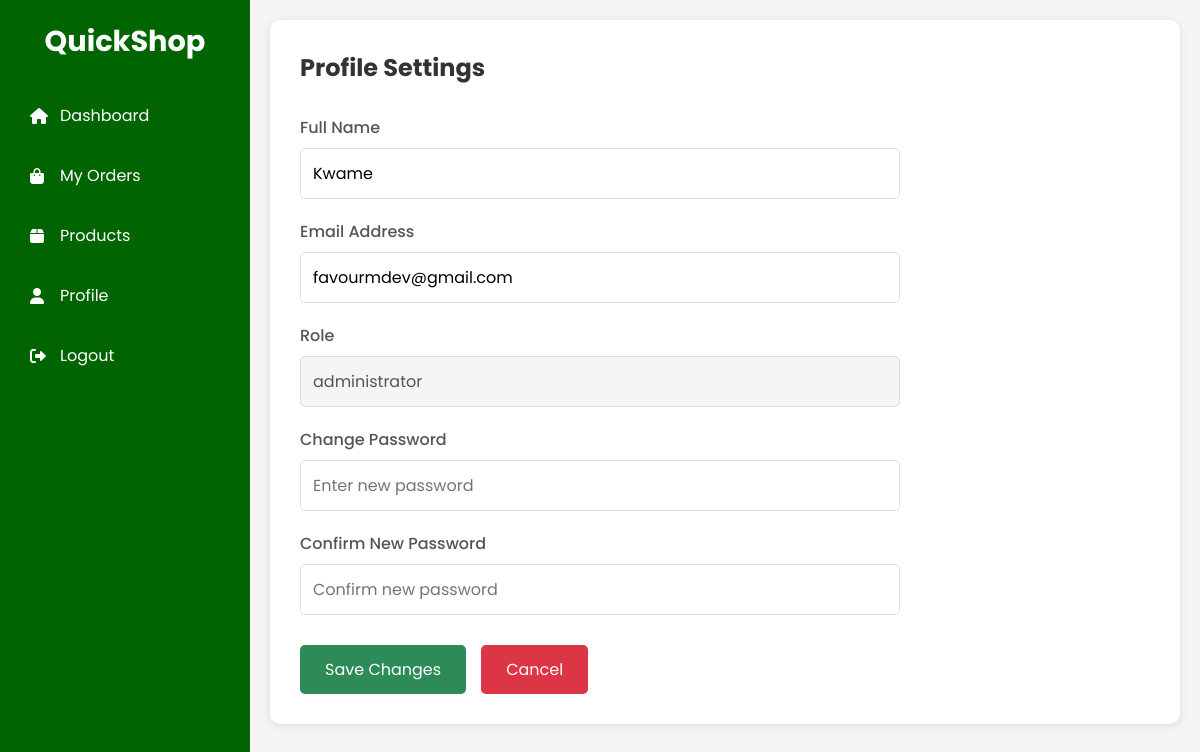
The app's page /view/profile.php (signed in) with its own data.
### tables this page shows
CREATE TABLE `users` (
  `userID` int(11) NOT NULL,
  `name` varchar(52) NOT NULL,
  `email` varchar(52) NOT NULL,
  `password` varchar(256) NOT NULL,
  `role` enum('administrator','customer','sales','inventory') NOT NULL
);

### view/profile.php (the view, shortened to what this page needs)
<?php
include '../db/db_connect.php';
$userID = $_SESSION['user_id'] ?? null;
$stmt = $conn->prepare("SELECT name, email, role FROM users WHERE userID = ?");
$stmt->bind_param("i", $userID);
$stmt->execute();
$result = $stmt->get_result();
$userData = $result->fetch_assoc();
?>
<!DOCTYPE html>
<html lang="en">
<head>
    <link href="https://cdnjs.cloudflare.com/ajax/libs/font-awesome/6.0.0/css/all.min.css" rel="stylesheet">
    <link rel="stylesheet" href="../assets/css/profile.css">
</head>
<body>
<div class="sidebar">
    <div class="logo">QuickShop</div>
    <ul class="nav-links">
        <li><a href="admin/dashboard.php"><i class="fas fa-home"></i>Dashboard</a></li>
        <li><a href="orders.php"><i class="fas fa-shopping-bag"></i>My Orders</a></li>
        <li><a href="products.php"><i class="fas fa-box"></i>Products</a></li>
        <li><a href="profile.php" class="active"><i class="fas fa-user"></i>Profile</a></li>
        <li><a href="../actions/logout.php" onclick="event.preventDefault(); logoutUser();">
                <i class="fas fa-sign-out-alt"></i>Logout
            </a></li>    </ul>
</div>
<div class="main-content">
    <div class="profile-section">
        <h2 class="section-title">Profile Settings</h2>
        <form class="profile-form" id="profileForm" method="POST">
            <div class="form-group">
                <label for="name">Full Name</label>
                <input type="text" id="name" name="name" value="<?php echo htmlspecialchars($userData['name'] ?? ''); ?>" required>
            </div>
            <div class="form-group">
                <label for="email">Email Address</label>
                <input type="email" id="email" name="email" value="<?php echo htmlspecialchars($userData['email'] ?? ''); ?>" required>
            </div>
            <div class="form-group">
                <label for="role">Role</label>
                <input type="text" id="role" value="<?php echo htmlspecialchars($userData['role'] ?? ''); ?>" disabled>
            </div>
            <div class="form-group">
                <label for="password">Change Password</label>
                <input type="password" id="password" name="password" placeholder="Enter new password">
            </div>
            <div class="form-group">
                <label for="confirmPassword">Confirm New Password</label>
                <input type="password" id="confirmPassword" name="confirmPassword" placeholder="Confirm new password">
            </div>
            <div class="action-buttons">
                <button type="submit" class="save-button">Save Changes</button>
                <button type="button" class="cancel-button" onclick="window.location.href='dashboard.php'">Cancel</button>
            </div>
        </form>
    </div>
</div>
</body>
</html>

### assets/css/profile.css (style rules this page uses)
:root { --primary-green: #2E8B57; --light-green: #98FB98; --silver: #C0C0C0; --white: #FFFFFF; --dark-green: #006400; }
* { margin: 0; padding: 0; box-sizing: border-box; font-family: 'Poppins', sans-serif; }
body { min-height: 100vh; background: #f5f5f5; display: flex; }
.sidebar { width: 250px; background: var(--dark-green); padding: 20px; color: white; }
.logo { font-size: 1.8rem; font-weight: 700; color: var(--white); text-align: center; margin-bottom: 30px; }
.nav-links { list-style: none; }
.nav-links li { margin-bottom: 15px; }
.nav-links a { color: white; text-decoration: none; display: flex; align-items: center; padding: 10px; border-radius: 5px; transition: all 0.3s; }
.nav-links i { margin-right: 10px; width: 20px; }
.main-content { flex: 1; padding: 20px; }
.profile-section { background: white; padding: 30px; border-radius: 10px; box-shadow: 0 2px 10px rgba(0,0,0,0.1); }
.section-title { font-size: 1.5rem; color: #333; margin-bottom: 30px; }
.profile-form { max-width: 600px; }
.form-group { margin-bottom: 20px; }
.form-group label { display: block; margin-bottom: 8px; color: #555; font-weight: 500; }
.form-group input, .form-group select { width: 100%; padding: 12px; border: 1px solid #ddd; border-radius: 5px; font-size: 1rem; }
.form-group input:disabled { background-color: #f5f5f5; cursor: not-allowed; }
.action-buttons { display: flex; gap: 15px; margin-top: 30px; }
.save-button { background: var(--primary-green); color: white; padding: 12px 25px; border-radius: 5px; border: none; cursor: pointer; font-size: 1rem; transition: background-color 0.3s; }
.cancel-button { background: #dc3545; color: white; padding: 12px 25px; border-radius: 5px; border: none; cursor: pointer; font-size: 1rem; transition: background-color 0.3s; }

### records on screen
users: name "Kwame", email "favourmdev@gmail.com", role "administrator"
